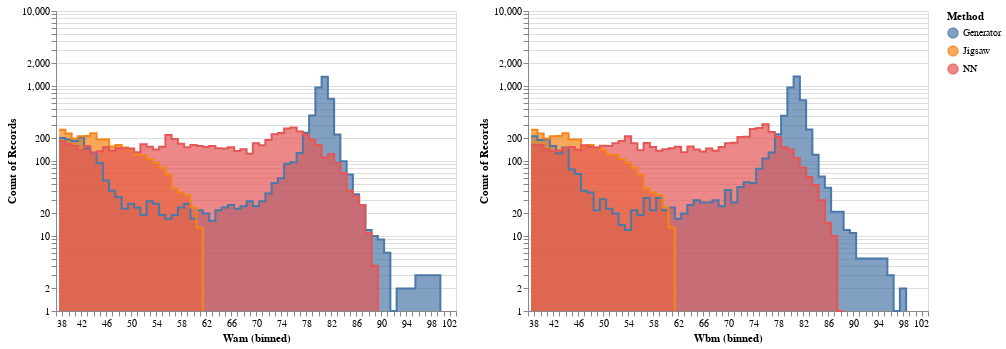

This figure's notebook cell:
### Code cell
Wam_chart_data = pd.DataFrame({'Generator': y_test[:, 0], 'Jigsaw': jigsaw_test[:, 0], 'NN': y_pred[:, 0]})
Wam_chart = alt.Chart(Wam_chart_data).transform_fold(['Generator', 'Jigsaw', 'NN'], as_=['Method', 'Wam']).mark_area(interpolate='step-after', line=True, opacity=0.7).encode(alt.X("Wam:Q", bin=alt.Bin(extent=[38, 102], step=1)), y=alt.Y("count()", stack=None, scale=alt.Scale(type='log')), color='Method:N')
Wbm_chart_data = pd.DataFrame({'Generator': y_test[:, 1], 'Jigsaw': jigsaw_test[:, 1], 'NN': y_pred[:, 1]})
Wbm_chart = alt.Chart(Wbm_chart_data).transform_fold(['Generator', 'Jigsaw', 'NN'], as_=['Method', 'Wbm']).mark_area(interpolate='step-after', line=True, opacity=0.7).encode(alt.X("Wbm:Q", bin=alt.Bin(extent=[38, 102], step=1)), y=alt.Y("count()", stack=None, scale=alt.Scale(type='log')), color='Method:N')
Wam_chart | Wbm_chart

### Figure 1 — Vega-Lite specification as saved in the notebook (floating-point values rounded to 4 significant figures; data arrays with more than 128 entries replaced by an {"elided": "..."} marker saying what was removed)
{"config": {"view": {"continuousWidth": 400, "continuousHeight": 300}}, "hconcat": [{"data": {"name": "data-a1b4023ea61d8edf9c518cdec8503fec"}, "mark": {"type": "area", "interpolate": "step-after", "line": true, "opacity": 0.7}, "encoding": {"color": {"type": "nominal", "field": "Method"}, "x": {"type": "quantitative", "bin": {"extent": [38, 102], "step": 1}, "field": "Wam"}, "y": {"type": "quantitative", "aggregate": "count", "scale": {"type": "log"}, "stack": null}}, "transform": [{"fold": ["Generator", "Jigsaw", "NN"], "as": ["Method", "Wam"]}]}, {"data": {"name": "data-c4ccd556365e10aeb33c1498cb16acb7"}, "mark": {"type": "area", "interpolate": "step-after", "line": true, "opacity": 0.7}, "encoding": {"color": {"type": "nominal", "field": "Method"}, "x": {"type": "quantitative", "bin": {"extent": [38, 102], "step": 1}, "field": "Wbm"}, "y": {"type": "quantitative", "aggregate": "count", "scale": {"type": "log"}, "stack": null}}, "transform": [{"fold": ["Generator", "Jigsaw", "NN"], "as": ["Method", "Wbm"]}]}], "$schema": "https://vega.github.io/schema/vega-lite/v4.0.2.json", "datasets": {"data-a1b4023ea61d8edf9c518cdec8503fec": {"elided": "10000 records"}, "data-c4ccd556365e10aeb33c1498cb16acb7": {"elided": "10000 records"}}}
